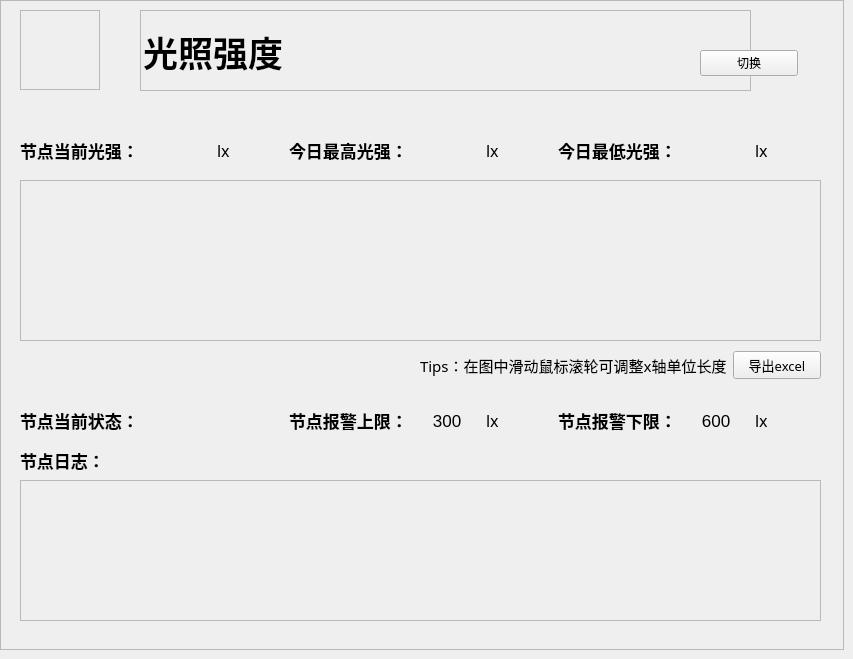
                <widget class="QWidget" name="page_lum_1">
                 <widget class="QFrame" name="frame_15">
                  <property name="geometry">
                   <rect>
                    <x>0</x>
                    <y>0</y>
                    <width>844</width>
                    <height>650</height>
                   </rect>
                  </property>
                  <property name="frameShape">
                   <enum>QFrame::StyledPanel</enum>
                  </property>
                  <property name="frameShadow">
                   <enum>QFrame::Raised</enum>
                  </property>
                  <widget class="QFrame" name="frame_16">
                   <property name="geometry">
                    <rect>
                     <x>140</x>
                     <y>10</y>
                     <width>611</width>
                     <height>81</height>
                    </rect>
                   </property>
                   <property name="frameShape">
                    <enum>QFrame::StyledPanel</enum>
                   </property>
                   <property name="frameShadow">
                    <enum>QFrame::Raised</enum>
                   </property>
                   <widget class="QLabel" name="label_49">
                    <property name="geometry">
                     <rect>
                      <x>3</x>
                      <y>1</y>
                      <width>151</width>
                      <height>81</height>
                     </rect>
                    </property>
                    <property name="font">
                     <font>
                      <family>微软雅黑</family>
                      <pointsize>26</pointsize>
                      <weight>75</weight>
                      <bold>true</bold>
                     </font>
                    </property>
                    <property name="text">
                     <string>光照强度</string>
                    </property>
                   </widget>
                  </widget>
                  <widget class="QFrame" name="frame_state_lum">
                   <property name="geometry">
                    <rect>
                     <x>20</x>
                     <y>10</y>
                     <width>80</width>
                     <height>80</height>
                    </rect>
                   </property>
                   <property name="styleSheet">
                    <string notr="true"/>
                   </property>
                   <property name="frameShape">
                    <enum>QFrame::StyledPanel</enum>
                   </property>
                   <property name="frameShadow">
                    <enum>QFrame::Raised</enum>
                   </property>
                  </widget>
                  <widget class="QWidget" name="horizontalLayoutWidget_9">
                   <property name="geometry">
                    <rect>
                     <x>20</x>
                     <y>130</y>
                     <width>801</width>
                     <height>41</height>
                    </rect>
                   </property>
                   <layout class="QHBoxLayout" name="horizontalLayout_31">
                    <item>
                     <layout class="QHBoxLayout" name="horizontalLayout_32">
                      <item>
                       <widget class="QLabel" name="label_50">
                        <property name="font">
                         <font>
                          <family>等线</family>
                          <pointsize>13</pointsize>
                          <weight>75</weight>
                          <bold>true</bold>
                         </font>
                        </property>
                        <property name="text">
                         <string>节点当前光强：</string>
                        </property>
                       </widget>
                      </item>
                      <item>
                       <widget class="QLabel" name="lum_lum_value">
                        <property name="font">
                         <font>
                          <family>Arial</family>
                          <pointsize>13</pointsize>
                         </font>
                        </property>
                        <property name="text">
                         <string/>
                        </property>
                       </widget>
                      </item>
                      <item>
                       <widget class="QLabel" name="label_52">
                        <property name="font">
                         <font>
                          <family>Calisto MT</family>
                          <pointsize>12</pointsize>
                         </font>
                        </property>
                        <property name="text">
                         <string>lx</string>
                        </property>
                       </widget>
                      </item>
                     </layout>
                    </item>
                    <item>
                     <layout class="QHBoxLayout" name="horizontalLayout_33">
                      <item>
                       <widget class="QLabel" name="label_53">
                        <property name="font">
                         <font>
                          <family>等线</family>
                          <pointsize>13</pointsize>
                          <weight>75</weight>
                          <bold>true</bold>
                         </font>
                        </property>
                        <property name="text">
                         <string>今日最高光强：</string>
                        </property>
                       </widget>
                      </item>
                      <item>
                       <widget class="QLabel" name="lum_max">
                        <property name="font">
                         <font>
                          <family>Arial</family>
                          <pointsize>13</pointsize>
                         </font>
                        </property>
                        <property name="text">
                         <string/>
                        </property>
                       </widget>
                      </item>
                      <item>
                       <widget class="QLabel" name="label_55">
                        <property name="font">
                         <font>
                          <family>Calisto MT</family>
                          <pointsize>12</pointsize>
                         </font>
                        </property>
                        <property name="text">
                         <string>lx</string>
                        </property>
                       </widget>
                      </item>
                     </layout>
                    </item>
                    <item>
                     <layout class="QHBoxLayout" name="horizontalLayout_34">
                      <item>
                       <widget class="QLabel" name="label_56">
                        <property name="font">
                         <font>
                          <family>等线</family>
                          <pointsize>13</pointsize>
                          <weight>75</weight>
                          <bold>true</bold>
                         </font>
                        </property>
                        <property name="text">
                         <string>今日最低光强：</string>
                        </property>
                       </widget>
                      </item>
                      <item>
                       <widget class="QLabel" name="lum_min">
                        <property name="font">
                         <font>
                          <family>Arial</family>
                          <pointsize>13</pointsize>
                         </font>
                        </property>
                        <property name="text">
                         <string/>
                        </property>
                       </widget>
                      </item>
                      <item>
                       <widget class="QLabel" name="label_58">
                        <property name="font">
                         <font>
                          <family>Calisto MT</family>
                          <pointsize>12</pointsize>
                         </font>
                        </property>
                        <property name="text">
                         <string>lx</string>
                        </property>
                       </widget>
                      </item>
                     </layout>
                    </item>
                   </layout>
                  </widget>
                  <widget class="QFrame" name="frame_17">
                   <property name="geometry">
                    <rect>
                     <x>20</x>
                     <y>180</y>
                     <width>801</width>
                     <height>161</height>
                    </rect>
                   </property>
                   <property name="frameShape">
                    <enum>QFrame::StyledPanel</enum>
                   </property>
                   <property name="frameShadow">
                    <enum>QFrame::Raised</enum>
                   </property>
                  </widget>
                  <widget class="QWidget" name="horizontalLayoutWidget_10">
                   <property name="geometry">
                    <rect>
                     <x>20</x>
                     <y>400</y>
                     <width>801</width>
                     <height>41</height>
                    </rect>
                   </property>
                   <layout class="QHBoxLayout" name="horizontalLayout_35">
                    <item>
                     <layout class="QHBoxLayout" name="horizontalLayout_36">
                      <item>
                       <widget class="QLabel" name="label_59">
                        <property name="font">
                         <font>
                          <family>等线</family>
                          <pointsize>13</pointsize>
                          <weight>75</weight>
                          <bold>true</bold>
                         </font>
                        </property>
                        <property name="text">
                         <string>节点当前状态：</string>
                        </property>
                       </widget>
                      </item>
                      <item>
                       <widget class="QLabel" name="lum_state">
                        <property name="font">
                         <font>
                          <family>幼圆</family>
                          <pointsize>13</pointsize>
                         </font>
                        </property>
                        <property name="text">
                         <string/>
                        </property>
                       </widget>
                      </item>
                     </layout>
                    </item>
                    <item>
                     <layout class="QHBoxLayout" name="horizontalLayout_37">
                      <item>
                       <widget class="QLabel" name="label_61">
                        <property name="font">
                         <font>
                          <family>等线</family>
                          <pointsize>13</pointsize>
                          <weight>75</weight>
                          <bold>true</bold>
                         </font>
                        </property>
                        <property name="text">
                         <string>节点报警上限：</string>
                        </property>
                       </widget>
                      </item>
                      <item>
                       <widget class="QLabel" name="lum_online_time">
                        <property name="font">
                         <font>
                          <family>Arial</family>
                          <pointsize>13</pointsize>
                         </font>
                        </property>
                        <property name="text">
                         <string>    300</string>
                        </property>
                       </widget>
                      </item>
                      <item>
                       <widget class="QLabel" name="label_54">
                        <property name="font">
                         <font>
                          <family>Calisto MT</family>
                          <pointsize>12</pointsize>
                         </font>
                        </property>
                        <property name="text">
                         <string>lx</string>
                        </property>
                       </widget>
                      </item>
                     </layout>
                    </item>
                    <item>
                     <layout class="QHBoxLayout" name="horizontalLayout_38">
                      <item>
                       <widget class="QLabel" name="label_63">
                        <property name="font">
                         <font>
                          <family>等线</family>
                          <pointsize>13</pointsize>
                          <weight>75</weight>
                          <bold>true</bold>
                         </font>
                        </property>
                        <property name="text">
                         <string>节点报警下限：</string>
                        </property>
                       </widget>
                      </item>
                      <item>
                       <widget class="QLabel" name="lum_offline_time">
                        <property name="font">
                         <font>
                          <family>Arial</family>
                          <pointsize>13</pointsize>
                         </font>
                        </property>
                        <property name="text">
                         <string>    600</string>
                        </property>
                       </widget>
                      </item>
                      <item>
                       <widget class="QLabel" name="label_57">
                        <property name="font">
                         <font>
                          <family>Calisto MT</family>
                          <pointsize>12</pointsize>
                         </font>
                        </property>
                        <property name="text">
                         <string>lx</string>
                        </property>
                       </widget>
                      </item>
                     </layout>
                    </item>
                   </layout>
                  </widget>
                  <widget class="QScrollArea" name="scrollArea_4">
                   <property name="geometry">
                    <rect>
                     <x>20</x>
                     <y>480</y>
                     <width>801</width>
                     <height>141</height>
                    </rect>
                   </property>
                   <property name="widgetResizable">
                    <bool>true</bool>
                   </property>
                   <widget class="QWidget" name="scrollAreaWidgetContents_4">
                    <property name="geometry">
                     <rect>
                      <x>0</x>
                      <y>0</y>
                      <width>799</width>
                      <height>139</height>
                     </rect>
                    </property>
                   </widget>
                  </widget>
                  <widget class="QLabel" name="label_65">
                   <property name="geometry">
                    <rect>
                     <x>20</x>
                     <y>450</y>
                     <width>141</width>
                     <height>21</height>
                    </rect>
                   </property>
                   <property name="font">
                    <font>
                     <family>等线</family>
                     <pointsize>13</pointsize>
                     <weight>75</weight>
                     <bold>true</bold>
                    </font>
                   </property>
                   <property name="text">
                    <string>节点日志：</string>
                   </property>
                  </widget>
                  <widget class="QWidget" name="horizontalLayoutWidget_3">
                   <property name="geometry">
                    <rect>
                     <x>420</x>
                     <y>350</y>
                     <width>401</width>
                     <height>31</height>
                    </rect>
                   </property>
                   <layout class="QHBoxLayout" name="horizontalLayout_30" stretch="3,1">
                    <item>
                     <widget class="QLabel" name="label_36">
                      <property name="font">
                       <font>
                        <family>等线</family>
                        <pointsize>11</pointsize>
                       </font>
                      </property>
                      <property name="text">
                       <string>Tips：在图中滑动鼠标滚轮可调整x轴单位长度</string>
                      </property>
                     </widget>
                    </item>
                    <item>
                     <widget class="QPushButton" name="excel_out_btn_2">
                      <property name="font">
                       <font>
                        <family>等线</family>
                        <pointsize>10</pointsize>
                       </font>
                      </property>
                      <property name="text">
                       <string>导出excel</string>
                      </property>
                     </widget>
                    </item>
                   </layout>
                  </widget>
                  <widget class="QPushButton" name="pushButton_lum_q1">
                   <property name="geometry">
                    <rect>
                     <x>700</x>
                     <y>50</y>
                     <width>98</width>
                     <height>26</height>
                    </rect>
                   </property>
                   <property name="text">
                    <string>切换</string>
                   </property>
                  </widget>
                 </widget>
                </widget>
